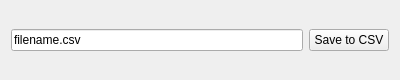
<?xml version="1.0" encoding="UTF-8"?>
<ui version="4.0">
 <class>CSVPointSaver_Widget</class>
 <widget class="QWidget" name="CSVPointSaver_Widget">
  <property name="geometry">
   <rect>
    <x>0</x>
    <y>0</y>
    <width>400</width>
    <height>80</height>
   </rect>
  </property>
  <property name="windowTitle">
   <string>Form</string>
  </property>
  <layout class="QHBoxLayout" name="horizontalLayout">
   <item>
    <widget class="QLineEdit" name="save_filename_edit">
     <property name="text">
      <string>filename.csv</string>
     </property>
    </widget>
   </item>
   <item>
    <widget class="QPushButton" name="save_action_button">
     <property name="text">
      <string>Save to CSV</string>
     </property>
    </widget>
   </item>
  </layout>
 </widget>
 <resources/>
 <connections/>
</ui> 
